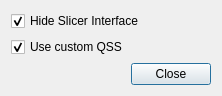
<?xml version="1.0" encoding="UTF-8"?>
<ui version="4.0">
 <class>Dialog</class>
 <widget class="QDialog" name="Dialog">
  <property name="geometry">
   <rect>
    <x>0</x>
    <y>0</y>
    <width>222</width>
    <height>87</height>
   </rect>
  </property>
  <property name="windowTitle">
   <string>Dialog</string>
  </property>
  <layout class="QGridLayout" name="gridLayout">
   <item row="2" column="0">
    <widget class="QDialogButtonBox" name="buttonBox">
     <property name="orientation">
      <enum>Qt::Horizontal</enum>
     </property>
     <property name="standardButtons">
      <set>QDialogButtonBox::Close</set>
     </property>
    </widget>
   </item>
   <item row="1" column="0">
    <widget class="QCheckBox" name="CustomStyleCheckBox">
     <property name="text">
      <string>Use custom QSS</string>
     </property>
     <property name="checked">
      <bool>true</bool>
     </property>
    </widget>
   </item>
   <item row="0" column="0">
    <widget class="QCheckBox" name="CustomUICheckBox">
     <property name="text">
      <string>Hide Slicer Interface</string>
     </property>
     <property name="checked">
      <bool>true</bool>
     </property>
    </widget>
   </item>
  </layout>
 </widget>
 <resources/>
 <connections>
  <connection>
   <sender>buttonBox</sender>
   <signal>accepted()</signal>
   <receiver>Dialog</receiver>
   <slot>accept()</slot>
   <hints>
    <hint type="sourcelabel">
     <x>248</x>
     <y>254</y>
    </hint>
    <hint type="destinationlabel">
     <x>157</x>
     <y>274</y>
    </hint>
   </hints>
  </connection>
  <connection>
   <sender>buttonBox</sender>
   <signal>rejected()</signal>
   <receiver>Dialog</receiver>
   <slot>reject()</slot>
   <hints>
    <hint type="sourcelabel">
     <x>316</x>
     <y>260</y>
    </hint>
    <hint type="destinationlabel">
     <x>286</x>
     <y>274</y>
    </hint>
   </hints>
  </connection>
 </connections>
</ui>
